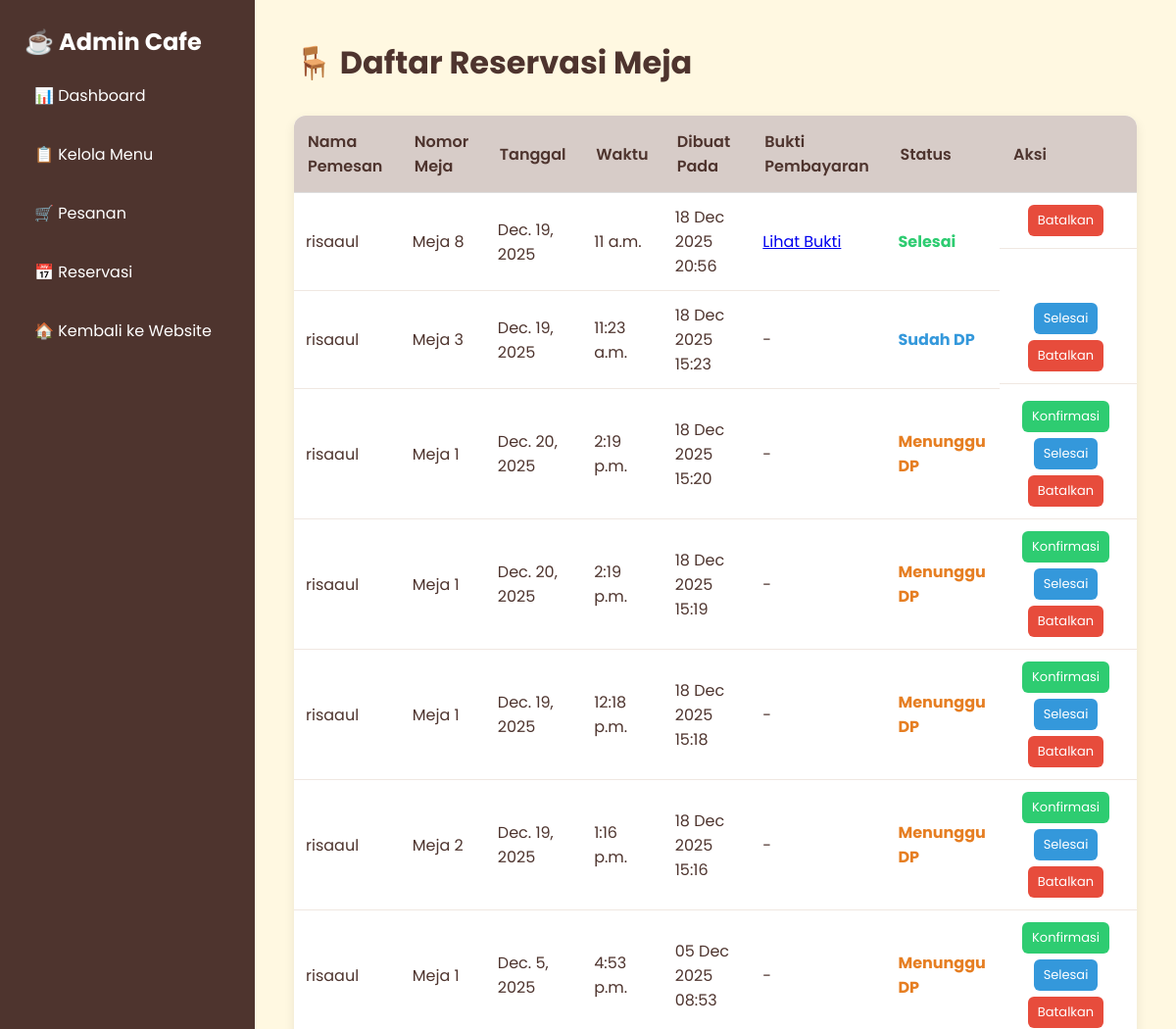
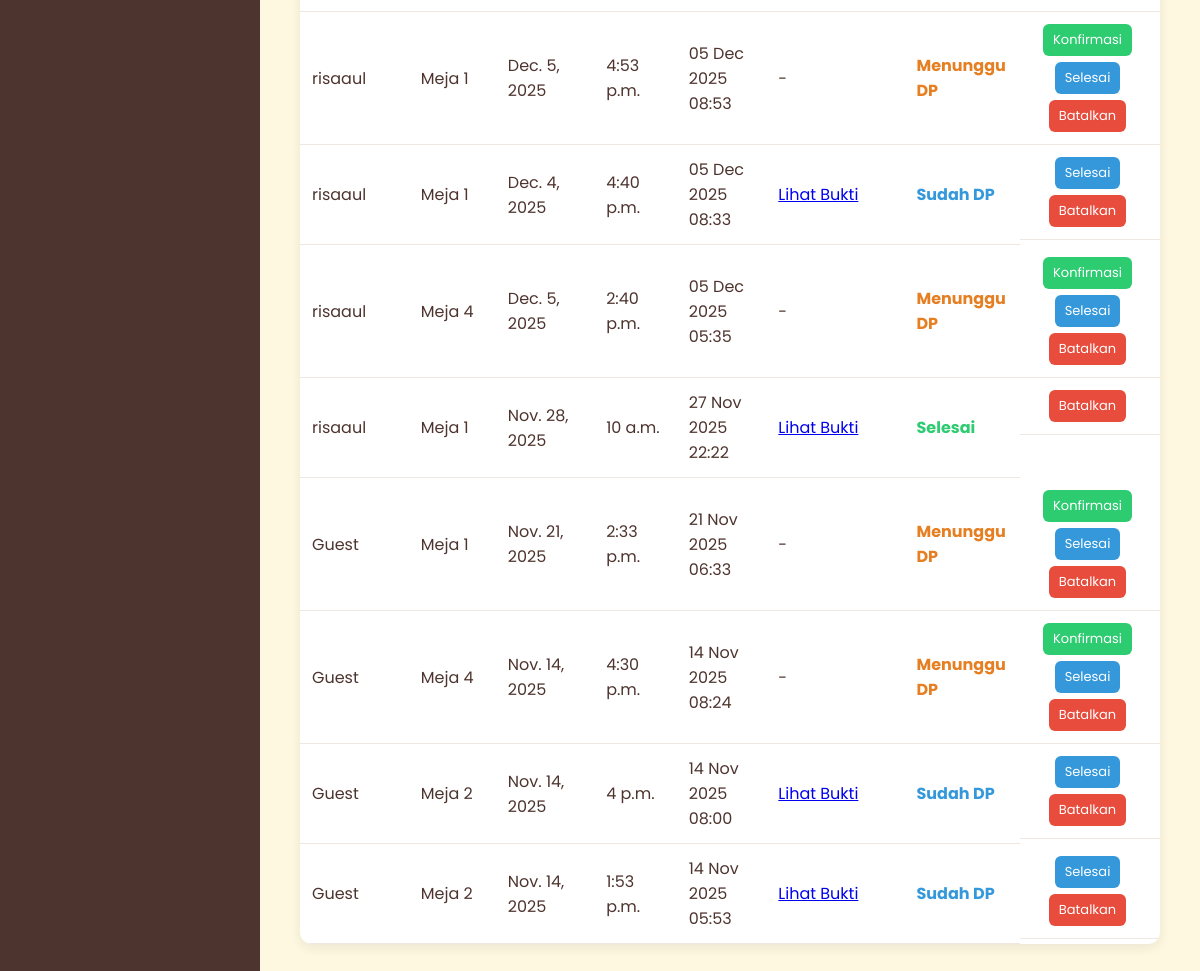
/admin-cafe/reservasi/, run on the app's committed database (2 pictures, top to bottom).
### reservasi/models.py (models this page shows, shortened)
class Booking(models.Model):
    STATUS_CHOICES = [
        ('pending', 'Menunggu DP'),
        ('confirmed', 'Sudah DP'),
        ('cancelled', 'Dibatalkan'),
        ('completed', 'Selesai')
    ]
    user = models.ForeignKey(User, on_delete=models.CASCADE, null=True)
    meja = models.ForeignKey(Meja, on_delete=models.CASCADE, null=True)
    tanggal_reservasi = models.DateField()
    jam_reservasi = models.TimeField()
    jumlah_orang = models.IntegerField()
    harga_tempat_per_orang = models.DecimalField(max_digits=10, decimal_places=2, default=0)
    total_harga = models.DecimalField(max_digits=10, decimal_places=2, default=0)
    dp_nominal = models.DecimalField(max_digits=10, decimal_places=2, default=0)
    sudah_bayar_dp = models.BooleanField(default=False)
    bukti_pembayaran = models.ImageField(upload_to='bukti_dp/', null=True, blank=True)
    status = models.CharField(max_length=20, choices=STATUS_CHOICES, default='pending')
    waktu_dibuat = models.DateTimeField(auto_now_add=True)

class Meja(models.Model):
    nomor = models.IntegerField(unique=True)
    kapasitas = models.IntegerField()
    harga_per_orang = models.DecimalField(max_digits=10, decimal_places=2)
    gambar = models.ImageField(upload_to='meja_images/', blank=True, null=True)

### reservasi/views.py (the view)
# urls.py: path('admin-cafe/reservasi/', views.admin_reservasi, name='admin_reservasi'),
def admin_reservasi(request):
    reservations = Booking.objects.all().order_by("-waktu_dibuat")
    return render(request, "admin/admin_reservasi.html", {"reservations": reservations})

### reservasi/templates/admin/admin_reservasi.html (shortened to what this page needs)
{% extends 'admin/base_admin.html' %}
{% load static %}
{% block content %}
<div class="page-header">
    <h2 class="page-title">🪑 Daftar Reservasi Meja</h2>
</div>
<table class="table-style">
    <thead>
        <tr>
            <th>Nama Pemesan</th>
            <th>Nomor Meja</th>
            <th>Tanggal</th>
            <th>Waktu</th>
            <th>Dibuat Pada</th>
            <th>Bukti Pembayaran</th>
            <th>Status</th>
            <th class="action-header">Aksi</th>
        </tr>
    </thead>
    <tbody>
        {% for r in reservations %}
        <tr>
            <td>
                {% if r.user %}
                    {{ r.user.username }}
                {% else %}
                    Guest
                {% endif %}
            </td>
            <td>Meja {{ r.meja.nomor }}</td>
            <td>{{ r.tanggal_reservasi }}</td>
            <td>{{ r.jam_reservasi }}</td>
            <td>{{ r.waktu_dibuat|date:"d M Y H:i" }}</td>
            <td>
                {% if r.bukti_pembayaran %}
                    <a href="{{ r.bukti_pembayaran.url }}" target="_blank" class="btn-small-view">
                        Lihat Bukti
                    </a>
                {% else %}
                    -
                {% endif %}
            </td>
            <td>
                <span class="status {{ r.status }}">
                    {{ r.get_status_display }}
                </span>
            </td>
            <td class="action-col">
                {% if r.status == 'pending' %}
                    <a href="{% url 'update_reservasi_status' r.id %}?status=confirmed"
                       class="btn-small green">
                        Konfirmasi
                    </a>
                {% endif %}
                {% if r.status != 'completed' %}
                    <a href="{% url 'update_reservasi_status' r.id %}?status=completed"
                       class="btn-small blue">
                        Selesai
                    </a>
                {% endif %}
                {% if r.status != 'cancelled' %}
                    <a href="{% url 'update_reservasi_status' r.id %}?status=cancelled"
                       class="btn-small red">
                        Batalkan
                    </a>
                {% endif %}
            </td>
        </tr>
        {% empty %}
        <tr>
            <td colspan="8" class="empty-row">Belum ada reservasi.</td>
        </tr>
        {% endfor %}
    </tbody>
</table>
{% endblock %}

### reservasi/static/css/admin.css (style rules this page uses)
* { margin: 0; padding: 0; box-sizing: border-box; font-family: "Poppins", sans-serif; }
body { background: #fff8e1; color: #4e342e; }
.page-title { font-size: 2rem; font-weight: 700; margin-bottom: 5px; color: #4e342e; }
.table-style { width: 100%; border-collapse: collapse; margin-top: 20px; }
.table-style th, .table-style td { padding: 12px; border-bottom: 1px solid #ddd; }
.table-style th { background: #FBE9E7; color: #4E342E; }
.btn-small { padding: 6px 10px; background: #4E342E; color: white; border-radius: 5px; font-size: 13px; text-decoration: none; }
.status.pending { color: orange; font-weight: bold; }
.page-header { display: flex; justify-content: space-between; align-items: center; margin-bottom: 25px; }
.table-style { width: 100%; border-collapse: collapse; background: white; border-radius: 12px; overflow: hidden; box-shadow: 0 4px 12px rgba(0,0,0,0.08); }
.table-style th { background: #d7ccc8; padding: 14px; text-align: left; font-weight: 600; color: #4e342e; }
.table-style td { padding: 12px; border-bottom: 1px solid #f0e7e1; color: #4e342e; }
.action-col { text-align: center; }
.btn-small { padding: 6px 12px; background: #6d4c41; color: white; text-decoration: none; border-radius: 6px; margin-right: 5px; font-size: 0.9rem; }

### reservasi/templates/admin/admin_reservasi.html (style rules this page uses)
.status.pending { color: #e67e22; font-weight: bold; }
.status.confirmed { color: #3498db; font-weight: bold; }
.status.completed { color: #2ecc71; font-weight: bold; }
.btn-small { padding: 6px 10px; border-radius: 6px; text-decoration: none; color: white; font-size: 13px; text-align: center; }
.btn-small.green { background-color: #2ecc71; }
.btn-small.blue { background-color: #3498db; }
.btn-small.red { background-color: #e74c3c; }
.action-col { display: flex; flex-direction: column; gap: 6px; align-items: center; }
.action-header { text-align: center; vertical-align: middle; width: 140px; }
.table-style th, .table-style td { vertical-align: middle; }

### data on the page
Booking: user.username "risaaul", meja.nomor "8", tanggal_reservasi "Dec. 19, 2025", jam_reservasi "11 a.m.", waktu_dibuat "18 Dec 2025 20:56", status "Selesai", shows "Batalkan"
Booking: user.username "risaaul", meja.nomor "3", tanggal_reservasi "Dec. 19, 2025", jam_reservasi "11:23 a.m.", waktu_dibuat "18 Dec 2025 15:23", status "Sudah DP", shows "Selesai", shows "Batalkan"
Booking: user.username "risaaul", meja.nomor "1", tanggal_reservasi "Dec. 20, 2025", jam_reservasi "2:19 p.m.", waktu_dibuat "18 Dec 2025 15:20", status "Menunggu DP", shows "Konfirmasi", shows "Selesai", shows "Batalkan"
Booking: user.username "risaaul", meja.nomor "1", tanggal_reservasi "Dec. 20, 2025", jam_reservasi "2:19 p.m.", waktu_dibuat "18 Dec 2025 15:19", status "Menunggu DP", shows "Konfirmasi", shows "Selesai", shows "Batalkan"
Booking: user.username "risaaul", meja.nomor "1", tanggal_reservasi "Dec. 19, 2025", jam_reservasi "12:18 p.m.", waktu_dibuat "18 Dec 2025 15:18", status "Menunggu DP", shows "Konfirmasi", shows "Selesai", shows "Batalkan"
Booking: user.username "risaaul", meja.nomor "2", tanggal_reservasi "Dec. 19, 2025", jam_reservasi "1:16 p.m.", waktu_dibuat "18 Dec 2025 15:16", status "Menunggu DP", shows "Konfirmasi", shows "Selesai", shows "Batalkan"
Booking: user.username "risaaul", meja.nomor "1", tanggal_reservasi "Dec. 5, 2025", jam_reservasi "4:53 p.m.", waktu_dibuat "05 Dec 2025 08:53", status "Menunggu DP", shows "Konfirmasi", shows "Selesai", shows "Batalkan"
Booking: user.username "risaaul", meja.nomor "1", tanggal_reservasi "Dec. 5, 2025", jam_reservasi "4:53 p.m.", waktu_dibuat "05 Dec 2025 08:53", status "Menunggu DP", shows "Konfirmasi", shows "Selesai", shows "Batalkan"
Booking: user.username "risaaul", meja.nomor "1", tanggal_reservasi "Dec. 4, 2025", jam_reservasi "4:40 p.m.", waktu_dibuat "05 Dec 2025 08:33", status "Sudah DP", shows "Selesai", shows "Batalkan"
Booking: user.username "risaaul", meja.nomor "4", tanggal_reservasi "Dec. 5, 2025", jam_reservasi "2:40 p.m.", waktu_dibuat "05 Dec 2025 05:35", status "Menunggu DP", shows "Konfirmasi", shows "Selesai", shows "Batalkan"
Booking: user.username "risaaul", meja.nomor "1", tanggal_reservasi "Nov. 28, 2025", jam_reservasi "10 a.m.", waktu_dibuat "27 Nov 2025 22:22", status "Selesai", shows "Batalkan"
Booking: shows "Guest", meja.nomor "1", tanggal_reservasi "Nov. 21, 2025", jam_reservasi "2:33 p.m.", waktu_dibuat "21 Nov 2025 06:33", status "Menunggu DP", shows "Konfirmasi", shows "Selesai", shows "Batalkan"
Booking: shows "Guest", meja.nomor "4", tanggal_reservasi "Nov. 14, 2025", jam_reservasi "4:30 p.m.", waktu_dibuat "14 Nov 2025 08:24", status "Menunggu DP", shows "Konfirmasi", shows "Selesai", shows "Batalkan"
Booking: shows "Guest", meja.nomor "2", tanggal_reservasi "Nov. 14, 2025", jam_reservasi "4 p.m.", waktu_dibuat "14 Nov 2025 08:00", status "Sudah DP", shows "Selesai", shows "Batalkan"
Booking: shows "Guest", meja.nomor "2", tanggal_reservasi "Nov. 14, 2025", jam_reservasi "1:53 p.m.", waktu_dibuat "14 Nov 2025 05:53", status "Sudah DP", shows "Selesai", shows "Batalkan"
